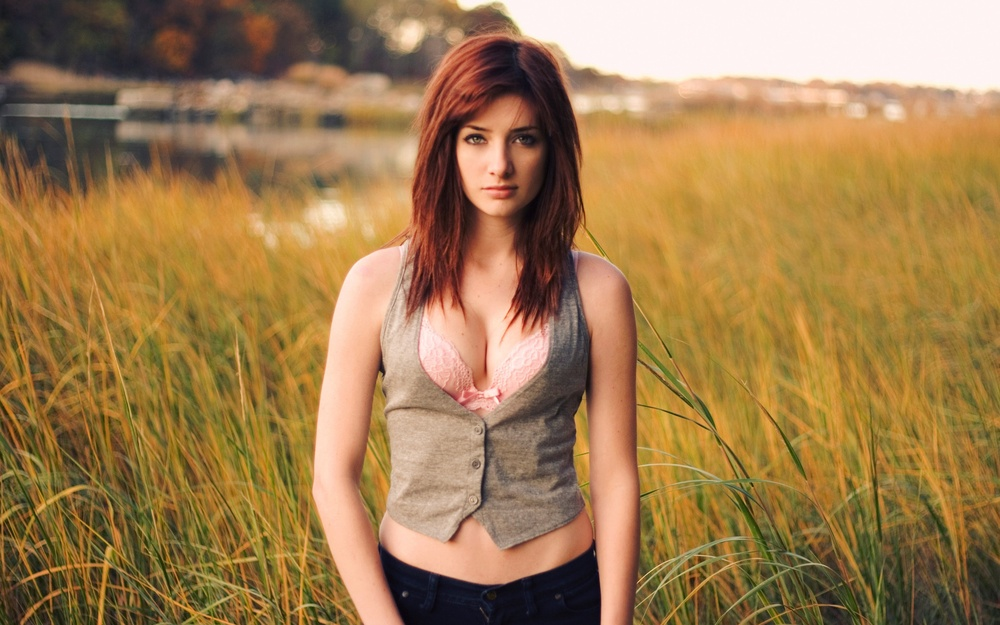
#> input picture images/wallpaper.jpg, 1000 x 625 px, shrunk from 1920 x 1200 before the run
$ jupyter execute cartoon.ipynb
#> lines starting #> are read from the running program, lines starting #| are printed output that depends on the picture; after the words box and inside, x2 and y2 are one past the last pixel; in counts of white or black regions, pixels touching at a corner belong together
# 图片加入卡通效果

[cell 1]
import cv2 as cv
import matplotlib.pyplot as plt
import numpy as np
import matplotlib.image as img

## 预览图片

[cell 2]
img = cv.imread('./images/wallpaper.jpg')
#> img is the input picture: shape (625, 1000, 3); mean B, G, R 79.8, 125.1, 160

out_img = cv.cvtColor(img, cv.COLOR_BGR2RGB)
plt.imshow(out_img)
plt.show()

## 边缘遮罩

### 在卡通效果中，通常非常强调图像边缘的厚度。

[cell 3]
def edge_mask(img, line_size, blur_size):
#> called with line_size = 7, blur_size = 7
    gray_img = cv.cvtColor(img, cv.COLOR_BGR2GRAY)
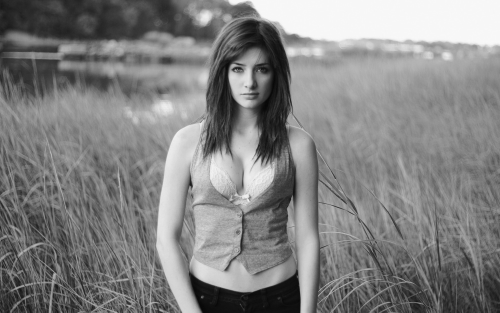
#> gray_img: shape (625, 1000) (shown at 1/2 size); min 5, max 250, mean 130.4
    gray_blur = cv.medianBlur(gray_img, ksize=blur_size)
    edge_img = cv.adaptiveThreshold(gray_blur, 255, cv.ADAPTIVE_THRESH_MEAN_C, cv.THRESH_BINARY, line_size, blur_size)
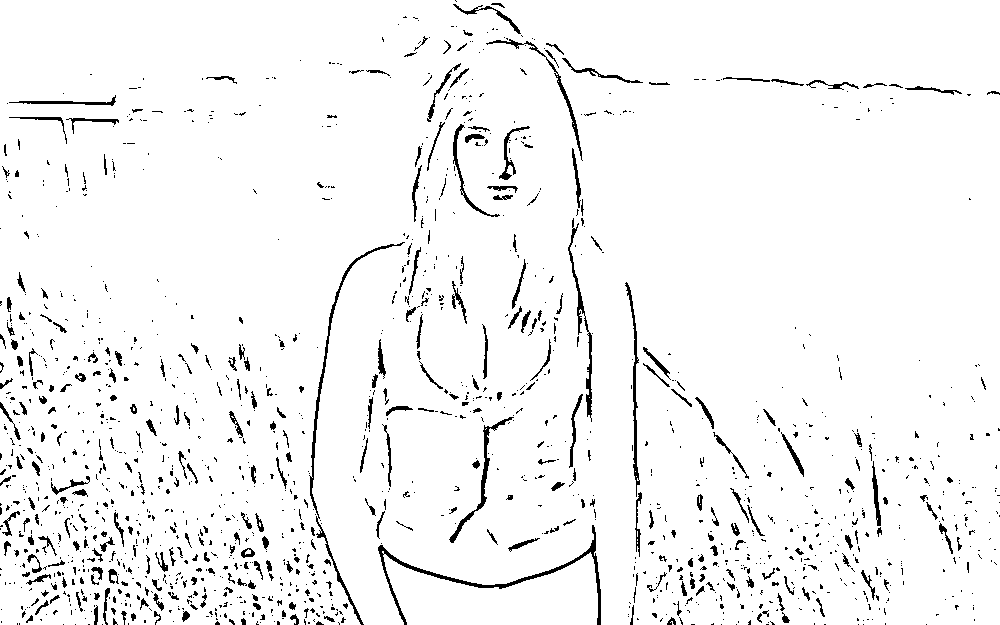
#> edge_img: shape (625, 1000); 95.6% white; black in thin lines or dots
    return edge_img

[cell 4]
line_size, blur_size=7,7

edges = edge_mask(img, line_size, blur_size)

[cell 5]
plt.imshow(edges, cmap='gray')
plt.show()

## 减少颜色数量

### 照片和草图/卡通之间的主要区别在于不同颜色的数量。与高清照片相比，卡通素描的颜色要少得多。
### 因此，使用了一种名为颜色量化的方法。这将减少照片中的颜色数量。这里使用K均值聚类算法

[cell 6]
k = total_color = 8

# Transform the image
data = np.float32(img).reshape((-1, 3))

# Determine criteria
criteria = (cv.TERM_CRITERIA_EPS + cv.TERM_CRITERIA_MAX_ITER, 20, 0.001)

# Implementing K-Means
# under the instruction of examples
ret, label, center = cv.kmeans(
    data, k, None, criteria, 10, cv.KMEANS_RANDOM_CENTERS)
#> ret = 356109479.7; center = [[58.11, 121.1, 159.2], [30.41, 30.71, 38.54], [62.31, 142.1, 193.7], [43.62, 62.72, 78], [163.9, 192.2, 239.6], [112.8, 155.5, 204.5], [238.5, 242, 254.1], [48.8, 93.09, 122.1]]
center = np.uint8(center)
#> center = [[58, 121, 159], [30, 30, 38], [62, 142, 193], [43, 62, 77], [163, 192, 239], [112, 155, 204], [238, 242, 254], [48, 93, 122]]
result = center[label.flatten()]
result = result.reshape(img.shape)

out_img = cv.cvtColor(result, cv.COLOR_BGR2RGB)
plt.imshow(out_img)
plt.show()

[cell 7]
# 双边滤波
blurred = cv.bilateralFilter(result, d=10, sigmaColor=250, sigmaSpace=250)
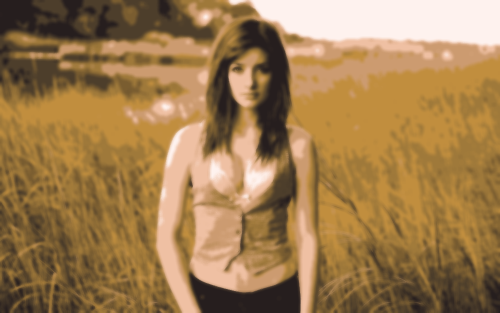
#> blurred: shape (625, 1000, 3) (shown at 1/2 size); mean B, G, R 79.3, 124.8, 159.6

out_img = cv.cvtColor(blurred, cv.COLOR_BGR2RGB)
plt.imshow(out_img)
plt.show()

[cell 8]
#blurred and edges
cartoon = cv.bitwise_and(blurred, blurred, mask=edges)
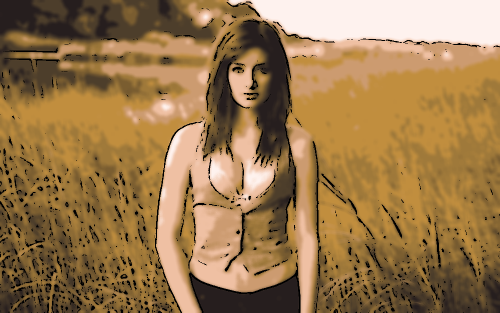
#> cartoon: shape (625, 1000, 3) (shown at 1/2 size); mean B, G, R 76.8, 120.6, 154.1

out_img = cv.cvtColor(cartoon, cv.COLOR_BGR2RGB)
plt.imshow(out_img)
plt.show()

# 另外一种方法

## 应用带有轮廓的卡通效果

[cell 9]
# Colour Quantization
def ColourQuantization(image, K=9):
    Z = image.reshape((-1, 3))
    Z = np.float32(Z)
    criteria = (cv.TERM_CRITERIA_EPS + cv.TERM_CRITERIA_MAX_ITER, 100, 0.001)
    _, label, center = cv.kmeans(
        Z, K, None, criteria, 1, cv.KMEANS_RANDOM_CENTERS)
    center = np.uint8(center)
    res = center[label.flatten()]
    res2 = res.reshape((image.shape))
    return res2

[cell 10]
# to get countours
def Countours(image):
    contoured_image = image
    gray = cv.cvtColor(contoured_image, cv.COLOR_BGR2GRAY)
    edged = cv.Canny(gray, 200, 200)
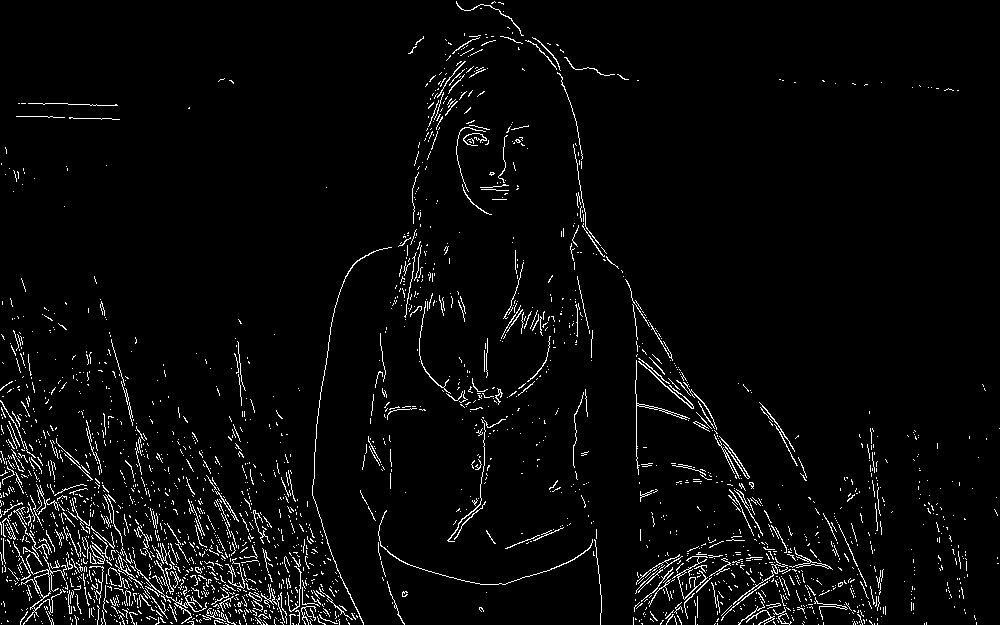
#> edged: shape (625, 1000); 3.5% white in thin lines or dots
    contours, hierarchy = cv.findContours(
        edged, cv.RETR_EXTERNAL, cv.CHAIN_APPROX_NONE)[-2:]
#> contours = 2415 contours, 2383 with area under 20; largest, box (x1, y1, x2, y2) and area: (21, 554, 67, 625) 308, (635, 360, 690, 475) 101, (789, 547, 833, 570) 76, (638, 361, 694, 409) 62, (672, 556, 708, 600) 56
    cv.drawContours(contoured_image, contours,
                    contourIdx=-1, color=6, thickness=1)
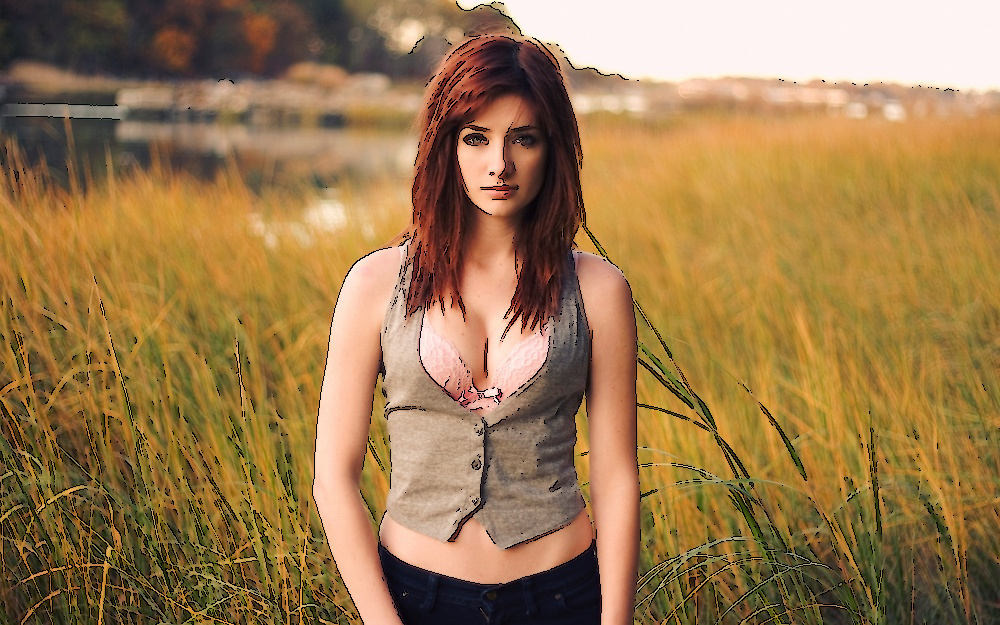
#> contoured_image: shape (625, 1000, 3); 3.53% of pixels changed, all inside (x1, y1, x2, y2) = (0, 1, 1000, 625)
    return contoured_image

[cell 11]
contoured = Countours(img)

out_img = cv.cvtColor(contoured, cv.COLOR_BGR2RGB)
plt.imshow(out_img)
plt.show()

[cell 12]
colored = ColourQuantization(contoured)
#> in ColourQuantization, `_, label, center = cv.kmeans( Z, K, None, criteria, 1, cv.KMEANS_RANDO..`: center = [[116, 159.8, 211.1], [62.8, 142.3, 193.9], [14.42, 8.23, 10.86], [96.95, 124.5, 153.9], [47.59, 86.43, 113], [50.29, 119.9, 159.1], [40.77, 51.95, 63.79], [239.4, 242.5, 254.1], [167.7, 195.1, 241.8]]
#> in ColourQuantization, `center = np.uint8(center)`: center = [[116, 159, 211], [62, 142, 193], [14, 8, 10], [96, 124, 153], [47, 86, 113], [50, 119, 159], [40, 51, 63], [239, 242, 254], [167, 195, 241]]
#> in ColourQuantization, `res2 = res.reshape((image.shape))`:
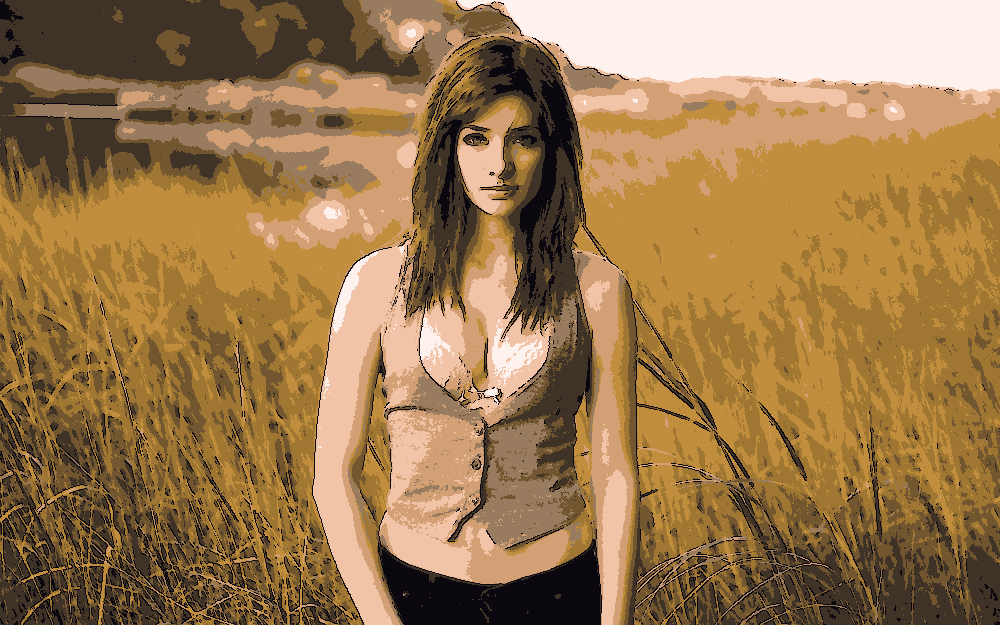
#> res2: shape (625, 1000, 3); mean B, G, R 77.5, 120.9, 154.7

out_img = cv.cvtColor(colored, cv.COLOR_BGR2RGB)
plt.imshow(out_img)
plt.show()

$ run again, with images/04176_grandtetonsunrise_2560x1600.jpg copied over images/wallpaper.jpg
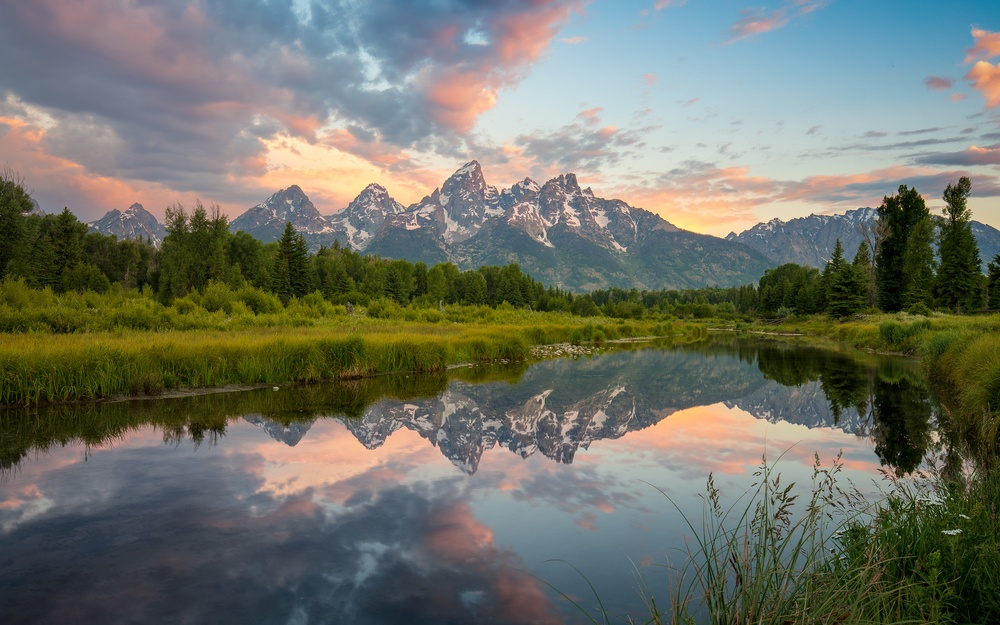
#> input picture images/04176_grandtetonsunrise_2560x1600.jpg, 1000 x 625 px, shrunk from 2560 x 1600 before the run
#> img is the input picture: shape (625, 1000, 3); mean B, G, R 102.8, 114.3, 110.8
#> in edge_mask, `edge_img = cv.adaptiveThreshold(gray_blur, 255, cv.ADAPTIVE_THRESH_MEA..`:
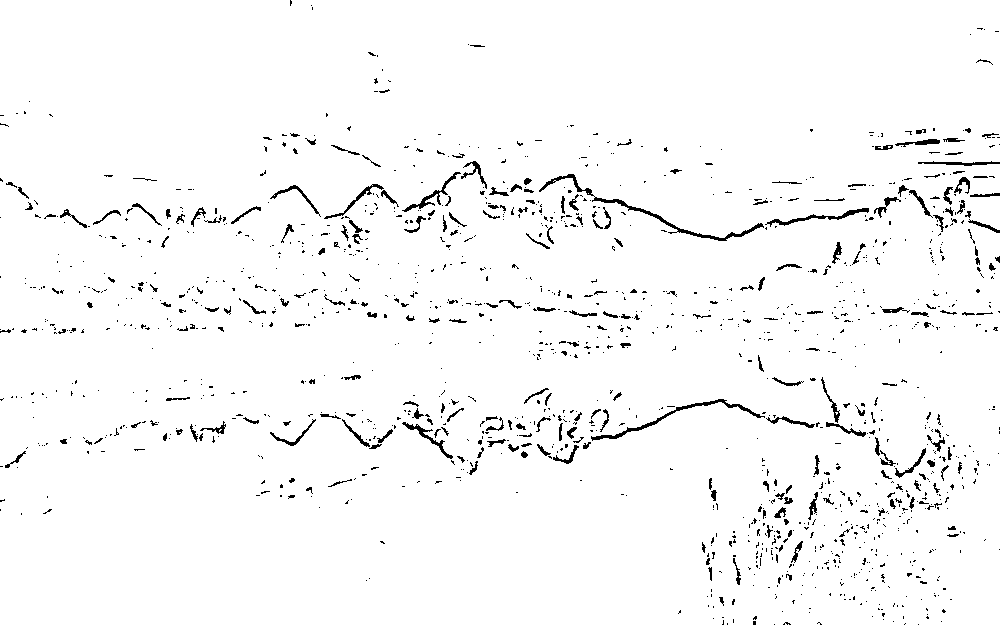
#> edge_img: shape (625, 1000); 97.1% white; black in thin lines or dots
#> `ret, label, center = cv.kmeans( data, k, None, criteria, 10, cv.KMEANS..`: ret = 471883153.5; center = [[10.6, 43.82, 38.62], [72.17, 69.98, 61.74], [184.6, 158.1, 109.8], [160.6, 185.5, 223.3], [114.4, 108, 99.69], [204.4, 200.8, 183.6], [148.4, 144.6, 149.8], [14.76, 91.15, 93.77]]
#> `center = np.uint8(center)`: center = [[10, 43, 38], [72, 69, 61], [184, 158, 109], [160, 185, 223], [114, 108, 99], [204, 200, 183], [148, 144, 149], [14, 91, 93]]
#> edged: shape (625, 1000); 3.4% white in thin lines or dots
#> contours = 3410 contours, 3381 with area under 20; largest, box (x1, y1, x2, y2) and area: (500, 177, 554, 197) 240, (481, 402, 835, 465) 154, (582, 187, 888, 239) 110, (268, 415, 436, 450) 110, (507, 201, 535, 225) 74
#> contoured_image: shape (625, 1000, 3); 3.36% of pixels changed, all inside (x1, y1, x2, y2) = (0, 30, 1000, 625)
#> in ColourQuantization, `_, label, center = cv.kmeans( Z, K, None, criteria, 1, cv.KMEANS_RANDO..`: center = [[148.7, 144.3, 148.9], [185.1, 158.5, 110], [4.11, 14.89, 11.03], [114.8, 107.6, 98.69], [14.49, 97.66, 102.1], [73.47, 69.69, 61.26], [13.92, 54.23, 49.81], [204.6, 201, 183.8], [160.2, 185.1, 223.1]]
#> in ColourQuantization, `center = np.uint8(center)`: center = [[148, 144, 148], [185, 158, 109], [4, 14, 11], [114, 107, 98], [14, 97, 102], [73, 69, 61], [13, 54, 49], [204, 201, 183], [160, 185, 223]]
#> in ColourQuantization, `res2 = res.reshape((image.shape))`:
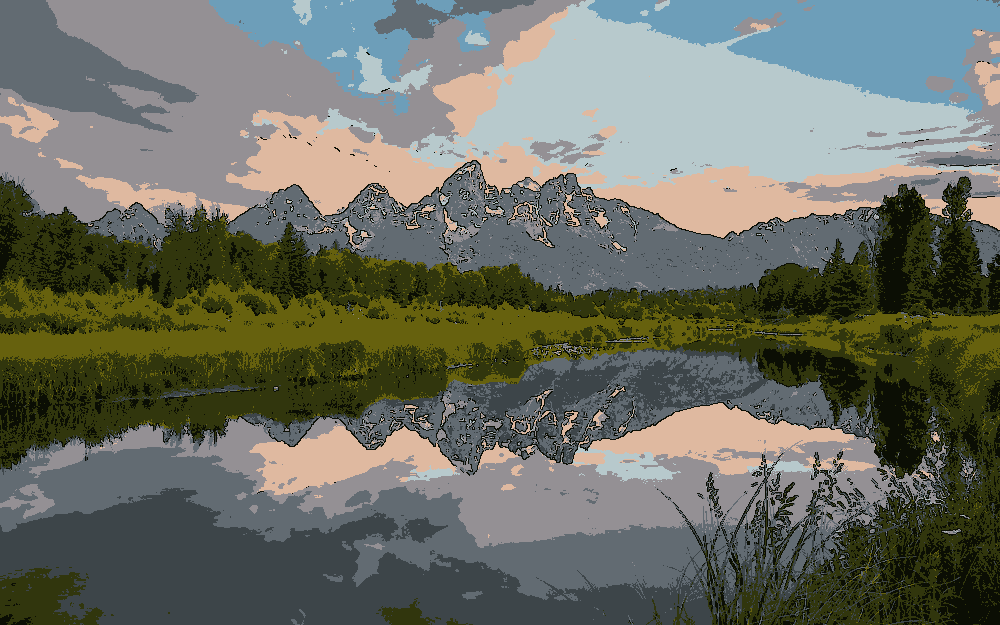
#> res2: shape (625, 1000, 3); mean B, G, R 99.5, 110.3, 106.6

$ run again, with images/280065.jpg copied over images/wallpaper.jpg
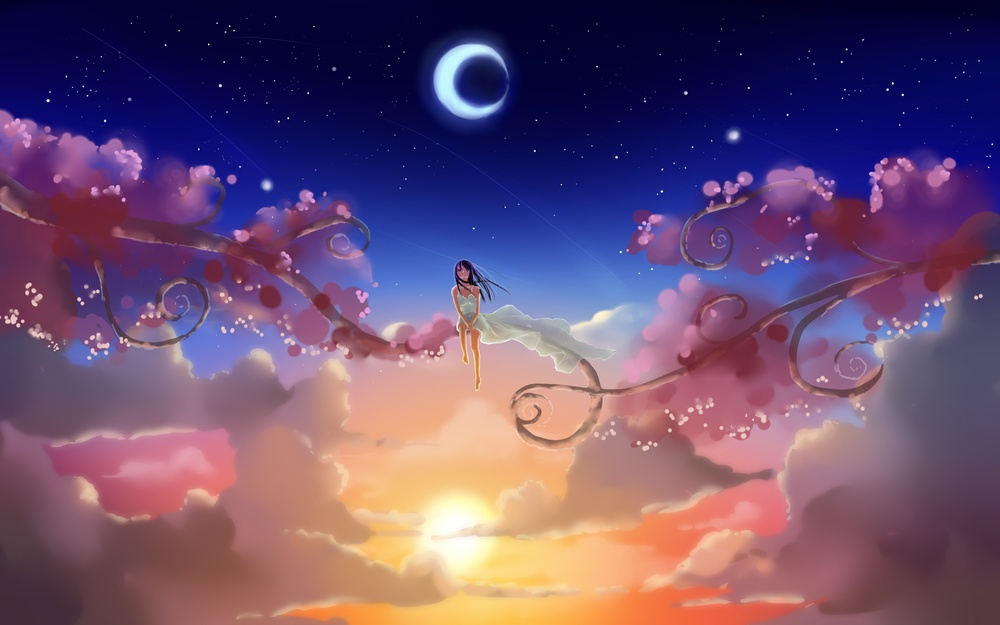
#> input picture images/280065.jpg, 1000 x 625 px, shrunk from 4000 x 2501 before the run
#> img is the input picture: shape (625, 1000, 3); mean B, G, R 112.4, 79.7, 109
#> in edge_mask, `edge_img = cv.adaptiveThreshold(gray_blur, 255, cv.ADAPTIVE_THRESH_MEA..`:
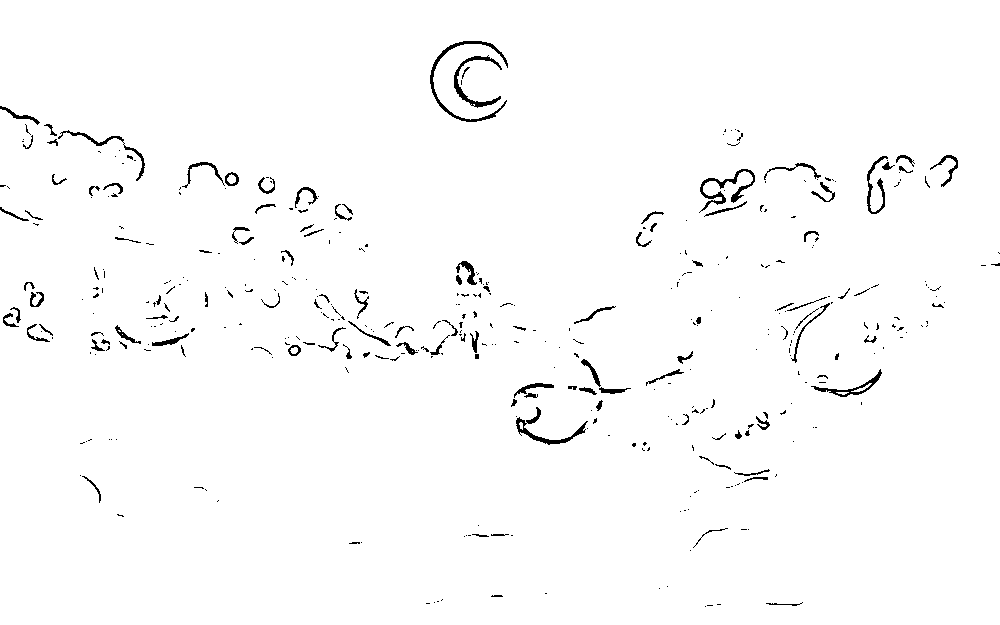
#> edge_img: shape (625, 1000); 98.3% white; black in thin lines or dots
#> `ret, label, center = cv.kmeans( data, k, None, criteria, 10, cv.KMEANS..`: ret = 607918333.8; center = [[189.9, 180.8, 205.2], [189.2, 110.8, 96.83], [130.5, 181.3, 240.3], [115.3, 90.94, 137.6], [123.7, 124.5, 190.5], [125.4, 26.03, 21.45], [88.44, 56.35, 95.38], [65.12, 4.18, 4.28]]
#> `center = np.uint8(center)`: center = [[189, 180, 205], [189, 110, 96], [130, 181, 240], [115, 90, 137], [123, 124, 190], [125, 26, 21], [88, 56, 95], [65, 4, 4]]
#> edged: shape (625, 1000); 1.5% white in thin lines or dots
#> contours = 845 contours, 807 with area under 20; largest, box (x1, y1, x2, y2) and area: (703, 180, 721, 196) 204, (722, 171, 753, 195) 190, (336, 204, 351, 219) 128, (355, 290, 369, 303) 96, (28, 323, 45, 339) 84
#> contoured_image: shape (625, 1000, 3); 1.42% of pixels changed, all inside (x1, y1, x2, y2) = (0, 15, 1000, 603)
#> in ColourQuantization, `_, label, center = cv.kmeans( Z, K, None, criteria, 1, cv.KMEANS_RANDO..`: center = [[174.5, 147.6, 181.8], [114.5, 124.3, 196.3], [57.56, 3.32, 3.53], [187.4, 105.4, 89.13], [116, 92.24, 139.3], [88.42, 56.51, 95.66], [119.3, 22.09, 18.31], [212.1, 229.9, 233.7], [133.5, 182, 239.3]]
#> in ColourQuantization, `center = np.uint8(center)`: center = [[174, 147, 181], [114, 124, 196], [57, 3, 3], [187, 105, 89], [116, 92, 139], [88, 56, 95], [119, 22, 18], [212, 229, 233], [133, 181, 239]]
#> in ColourQuantization, `res2 = res.reshape((image.shape))`:
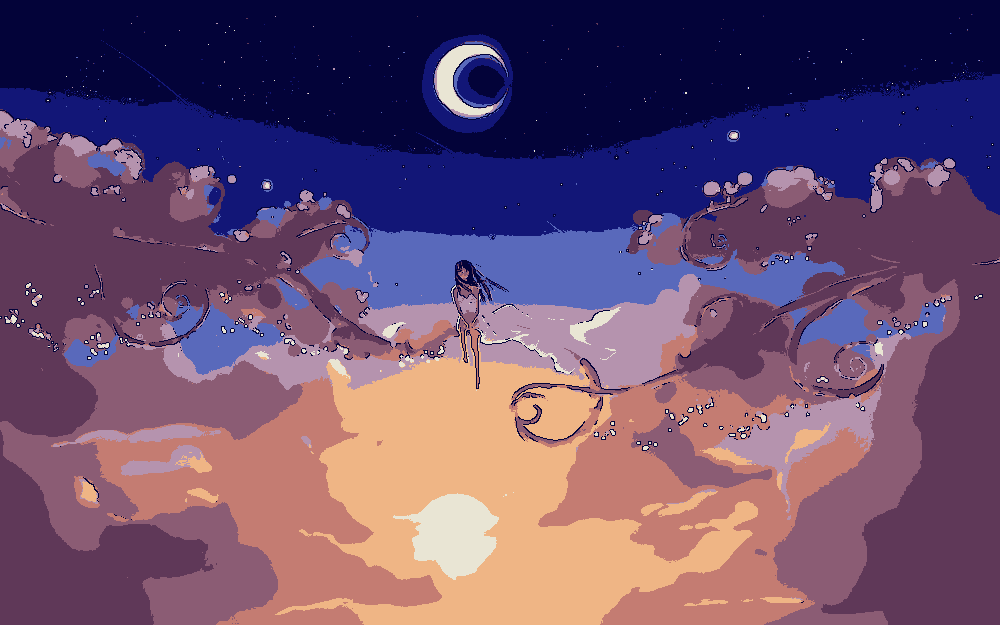
#> res2: shape (625, 1000, 3); mean B, G, R 110, 77.8, 106.6
